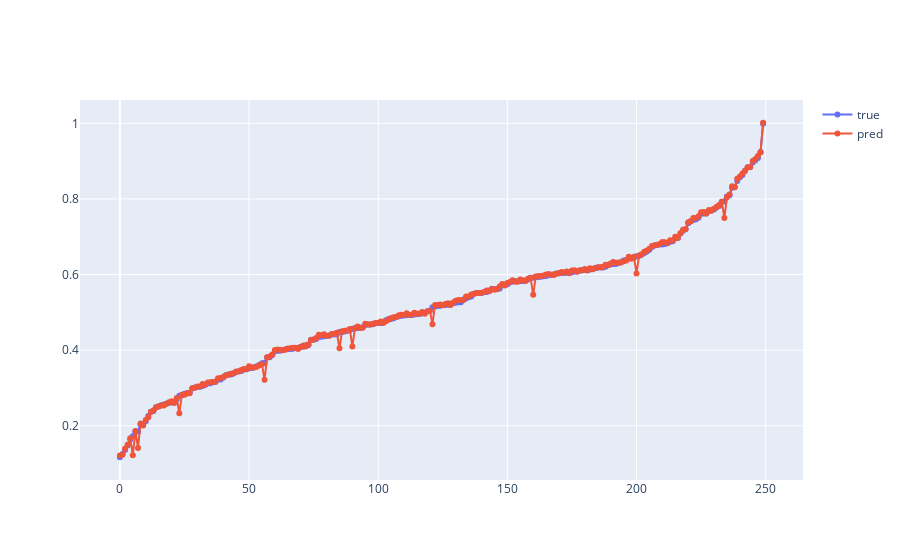

Notebook source saved alongside this figure:
### Markdown cell above
### bayes ard

### Code cell
from sklearn import linear_model
clf = linear_model.ARDRegression()

model_name = 'bayes_ard'
clf.fit(Xtrain, ytrain)

pred = clf.predict(Xtest)
rst_mse = mse(ytest, pred)
rst_score = clf.score(Xtrain, ytrain)
mseret[model_name] = rst_mse
scoreret[model_name] = rst_score
print(rst_mse, rmse(ytest, pred), mae(ytest, pred))
print(clf.score(Xtrain, ytrain), rst_score)
edf = pd.DataFrame({'target': ytest, 'pred': pred})
edf.sort_values(by='target', inplace=True)
draw_lines([i for i in range(len(ytest))], [edf.target, edf.pred], ['true', 'pred'])

### Figure 1 — Plotly figure (JSON) as saved in the notebook; plotly's stock layout.template omitted (floating-point values rounded to 4 significant figures; data arrays with more than 128 entries replaced by an {"elided": "..."} marker saying what was removed)
{"data": [{"mode": "lines+markers", "name": "true", "type": "scatter", "x": {"elided": "250 int values"}, "y": {"elided": "250 float values"}}, {"mode": "lines+markers", "name": "pred", "type": "scatter", "x": {"elided": "250 int values"}, "y": {"elided": "250 float values"}}], "layout": {}}
